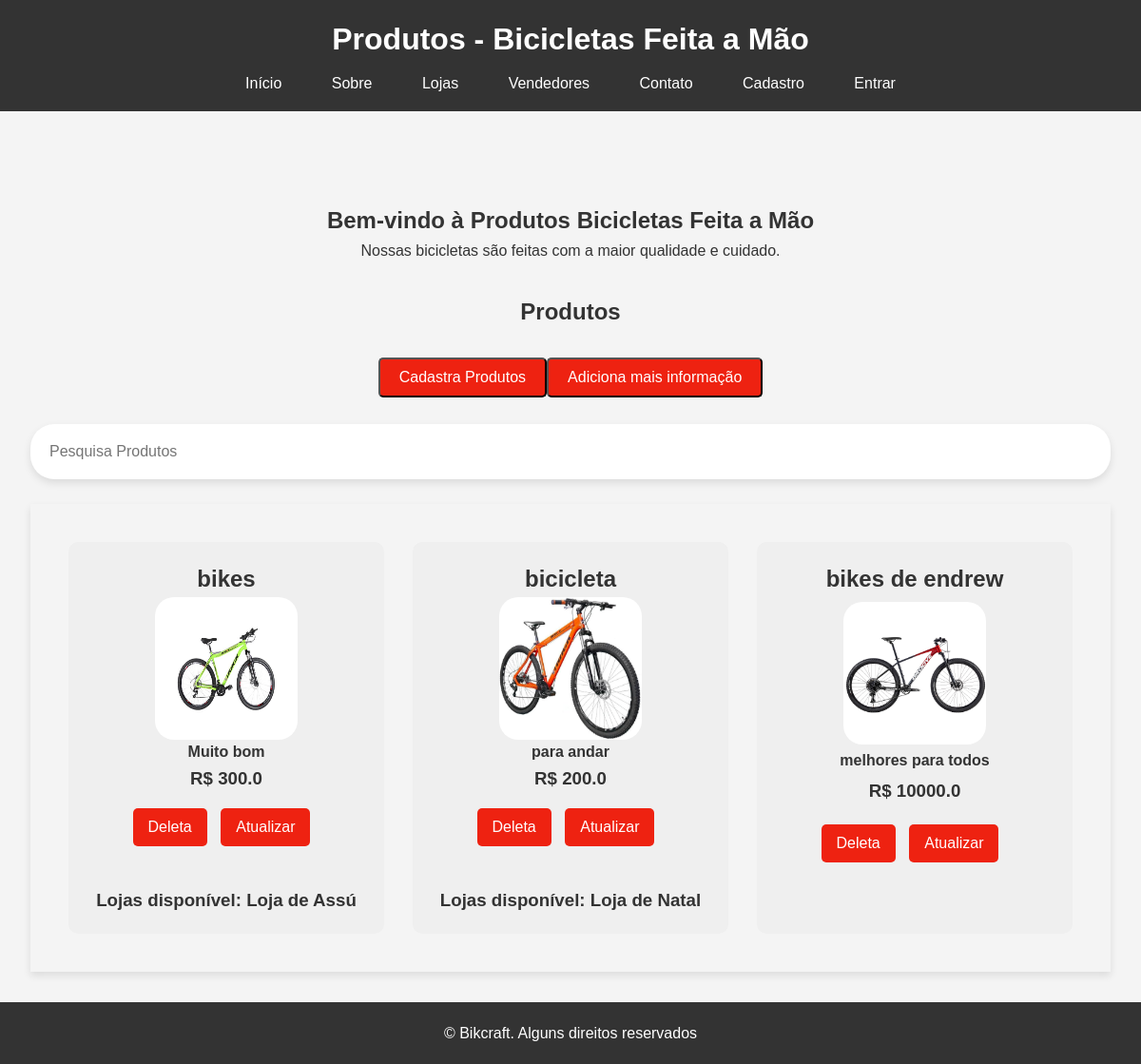
/produtos/, run on an earlier commit of the app's database.
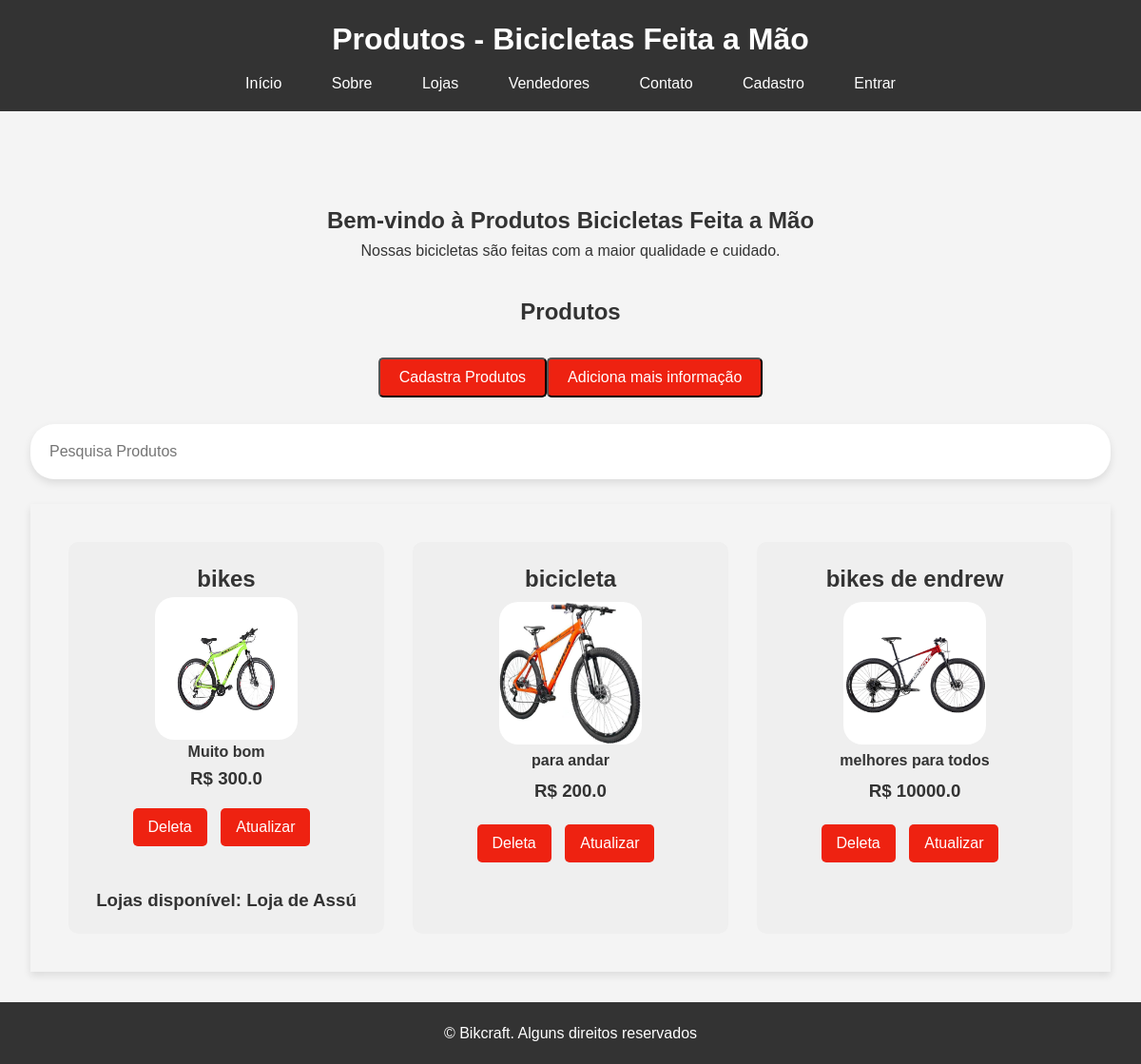
And on a later commit of the database.
### bikcraft/models.py (models this page shows, shortened)
class Bike(models.Model):
    modelo = models.CharField(max_length=255, verbose_name='Modelo')
    preco = models.FloatField(verbose_name='Preço')
    descricao = models.TextField(verbose_name='Descrição')
    foto = models.ImageField(upload_to='media/bikcraft/', blank=True, null=True, verbose_name='Foto')

class Lojas(models.Model):
    nome = models.CharField(max_length=30, verbose_name='Nome da Loja')
    produtos = models.ManyToManyField(Bike, verbose_name='Produtos')
    cnpj = models.CharField(max_length=25, verbose_name='CNPJ')
    detalhe = models.TextField(blank=True, null=True, verbose_name='Descrição')
    def __str__(self):
        return self.nome

### bikcraft/views.py (the view)
# urls.py: path('produtos/', views.produtos, name='pagina-produtos'),
def produtos(request):
    bike = Bike.objects.all()
    return render(request, 'produtos.html', {'produtos': bike})

### bikcraft/templates/produtos.html
{% extends "base/produtos.html" %}
{% load static %}
{% block conteudo %}
<main>
    <section id="home">
        <h2><center>Bem-vindo à Produtos Bicicletas Feita a Mão</center></h2>
        <p><center>Nossas bicicletas são feitas com a maior qualidade e cuidado.</center></p>
    </section>
    <h2><center>Produtos</center></h2>
    <br>
    <div class="button-cadastra">
        <a href='{% url "pagina-cadastraprodutos" %}'><button>Cadastra Produtos</button></a>
        <a href='{% url "cadastra-detalhe" %}'><button>Adiciona mais informação</button></a>
    </div>
    <br>
    <div class='col-12'>
        <input type='text' class='form-control' id='search' placeholder='Pesquisa Produtos'>
    </div>
    <br>
    <section id="products">
        {% for produto in produtos %}
            <div class='product-card'>
                <h2>{{produto.modelo}}</h2>
                <img class='foto' src='{{produto.foto.url}}'/>
                <h4>{{produto.descricao}}</h4>
                <h3> R$ {{produto.preco}}</h3>
                <div class="button-container">
                    <a href='{% url "deleta-produtos" produto.id %}'><button>Deleta</button></a>
                    <a id='atualizado' href='{% url "pagina-atualizado" produto.id %}'><button id='atualiza'>Atualizar</button></a>
                </div>
                <br>
                <div class='lista_lojas'>
                    {% for loja in produto.lojas_set.all %}
                        <h3>Lojas disponível: {{loja}}</h3>
                    {% endfor %}
                </div>
            </div>
        {% endfor %}
    </section>
</main>
{% endblock conteudo %}

What changed in the data, as far as the page shows it:
removed Lojas: nome "Loja de Natal", shown under Bike "bicicleta"
